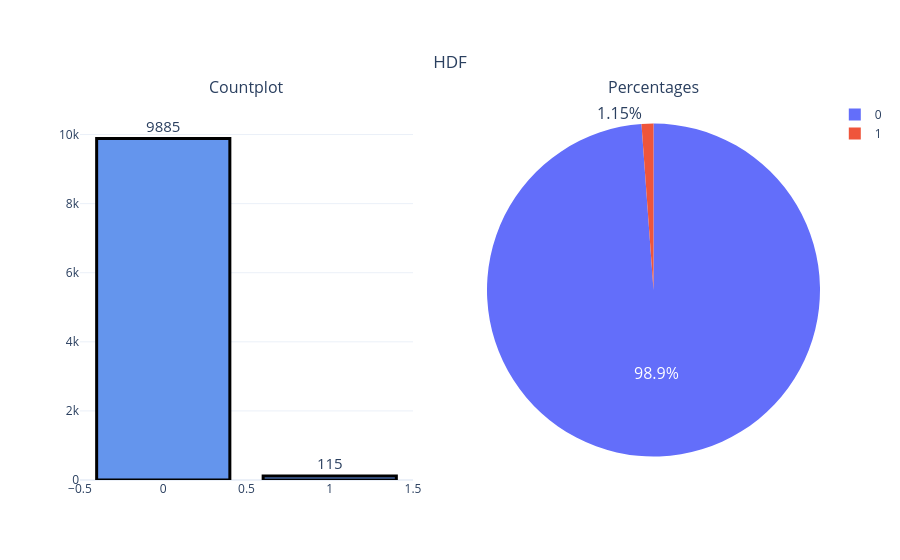

Notebook cell for this chart:
### Code cell
fig = make_subplots(rows=1,cols=2,
                    subplot_titles=('Countplot',
                                    'Percentages'),
                    specs=[[{"type": "xy"},
                            {'type':'domain'}]])
fig.add_trace(go.Bar(y = df['HDF'].value_counts().values.tolist(), 
                      x = df['HDF'].value_counts().index, 
                      text=df['HDF'].value_counts().values.tolist(),
              textfont=dict(size=15),
                      name = 'HDF',
                      textposition = 'outside',
                      showlegend=False,
              marker = dict(color = 'cornflowerblue',
                            line_color = 'black',
                            line_width=3)),row = 1,col = 1)
fig.add_trace((go.Pie(labels=df['HDF'].value_counts().keys(),
                             values=df['HDF'].value_counts().values,textfont = dict(size = 16),
                     textposition='auto',
                     showlegend = True,
                     name = 'HDF')), row = 1, col = 2)
fig.update_layout(title={'text': 'HDF',
                         'y':0.9,
                         'x':0.5,
                         'xanchor': 'center',
                         'yanchor': 'top'},
                  template='plotly_white')
fig.update_yaxes(range=[0,11000])
iplot(fig)

### Figure 1 — Plotly figure (JSON) as saved in the notebook; plotly's stock layout.template omitted (floating-point values rounded to 4 significant figures)
{"data": [{"marker": {"color": "cornflowerblue", "line": {"color": "black", "width": 3}}, "name": "HDF", "showlegend": false, "text": ["9885", "115"], "textfont": {"size": 15}, "textposition": "outside", "type": "bar", "x": [0, 1], "xaxis": "x", "y": [9885, 115], "yaxis": "y"}, {"domain": {"x": [0.55, 1], "y": [0, 1]}, "labels": [0, 1], "name": "HDF", "showlegend": true, "textfont": {"size": 16}, "textposition": "auto", "type": "pie", "values": [9885, 115]}], "layout": {"annotations": [{"font": {"size": 16}, "showarrow": false, "text": "Countplot", "x": 0.225, "xanchor": "center", "xref": "paper", "y": 1, "yanchor": "bottom", "yref": "paper"}, {"font": {"size": 16}, "showarrow": false, "text": "Percentages", "x": 0.775, "xanchor": "center", "xref": "paper", "y": 1, "yanchor": "bottom", "yref": "paper"}], "autosize": true, "title": {"text": "HDF", "x": 0.5, "xanchor": "center", "y": 0.9, "yanchor": "top"}, "xaxis": {"anchor": "y", "autorange": true, "domain": [0, 0.45], "range": [-0.5, 1.5], "type": "linear"}, "yaxis": {"anchor": "x", "domain": [0, 1], "range": [0, 11000], "type": "linear"}}}
